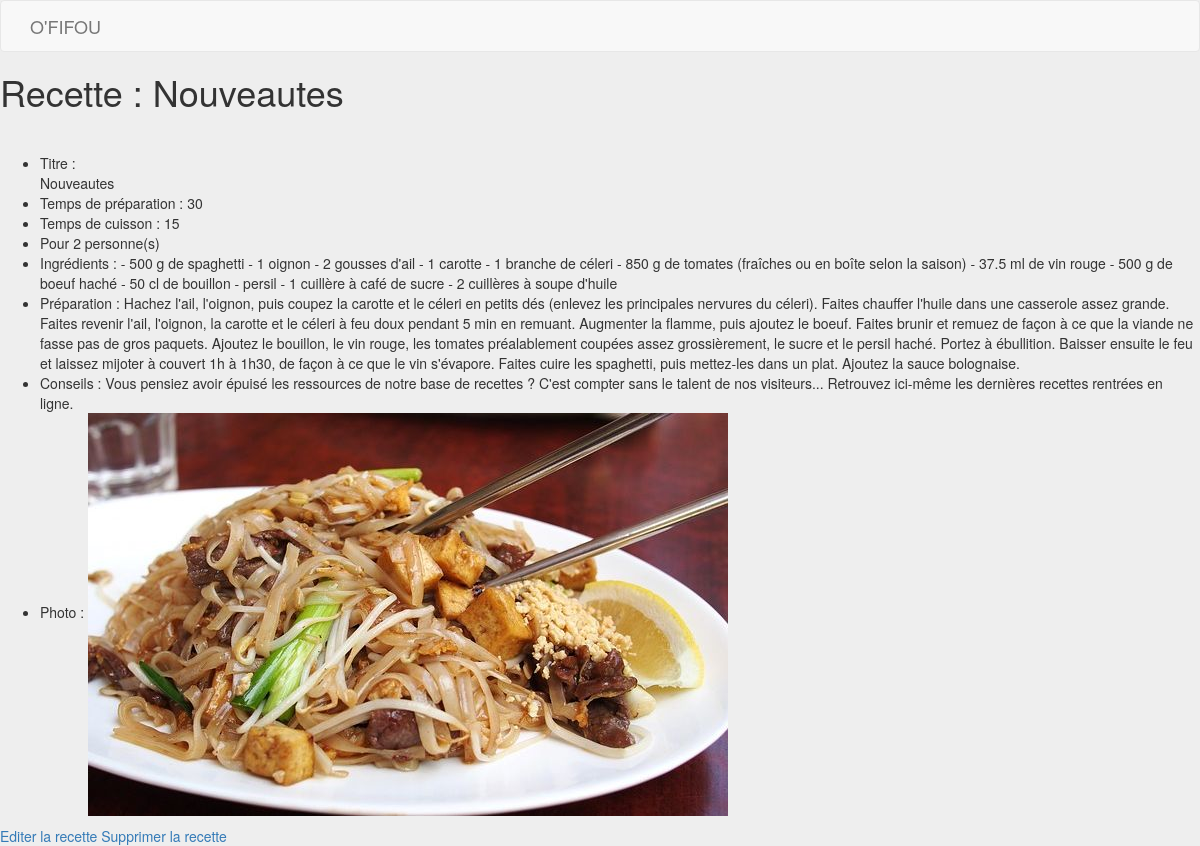
/admin/view_recipe.php?id=11, run on the app's committed database.
### tables this page shows
CREATE TABLE `recipes` (
  `id` int(11) NOT NULL,
  `id_user` int(11) NOT NULL,
  `recipe_author` varchar(255) NOT NULL,
  `recipe_title` varchar(255) NOT NULL,
  `recipe_time` int(11) NOT NULL,
  `cook_time` int(11) NOT NULL,
  `people` varchar(255) NOT NULL,
  `ingredients` text NOT NULL,
  `preparation` text NOT NULL,
  `advice` text NOT NULL,
  `photo` varchar(255) NOT NULL,
  `date_publish` datetime NOT NULL
);

### admin/view_recipe.php (the view, shortened to what this page needs)
<?php
require_once 'inc/connect.php';
if(isset($_GET['id']) && is_numeric($_GET['id'])) {
	$select = $bdd->prepare('SELECT * FROM recipes WHERE id = :idRecipe');
	$select->bindValue(':idRecipe', $_GET['id'], PDO::PARAM_INT);
	if($select->execute()) {
		$recipes = $select->fetchAll(PDO::FETCH_ASSOC);
	}
}
?>
<!DOCTYPE html>
<html>
<head>
	<link href="https://maxcdn.bootstrapcdn.com/bootstrap/3.3.7/css/bootstrap.min.css" rel="stylesheet">
    <link href="https://maxcdn.bootstrapcdn.com/font-awesome/4.7.0/css/font-awesome.min.css" rel="stylesheet">
    <link rel="stylesheet" href="style/main.css">
</head>
<body>
	<?php include_once 'inc/navbar.php' ?>
    <?php foreach($recipes as $recipe): ?>
	<h1>Recette : <?=$recipe['recipe_title'];?></h1>
	<hr>
	<div>
		<ul>
                <li>Titre : </li><?=$recipe['recipe_title'];?>
                <li>Temps de préparation : <?=$recipe['recipe_time']?></li>
                <li>Temps de cuisson : <?=$recipe['cook_time']?></li>
                <li>Pour <?=$recipe['people'];?> personne(s)</li>
                <li>Ingrédients : <?=$recipe['ingredients'];?></li>
                <li>Préparation : <?=$recipe['preparation'];?></li>
                <li>Conseils : <?=$recipe['advice'];?></li>
                <li>Photo : <img src="<?=$recipe['photo'];?>"></li>
		</ul>
	</div>
	<div>
		<a href="edit_recipe.php?id=<?=$recipe['id'];?>">Editer la recette</a>
		<a href="delete_recipe.php?id=<?=$recipe['id'];?>">Supprimer la recette</a>
	</div>
    <?php endforeach; ?>
</body>
</html>

### admin/style/main.css (style rules this page uses)
body { background-color: #EEE; }

### data on the page
recipes: recipe_title "Nouveautes", recipe_time "30", cook_time "15", people "2", ingredients "- 500 g de spaghetti - 1 oignon - 2 gousses d'ail - 1 carotte - 1 branche de céleri - 850 g de tomates (fraîches ou en boîte selon la saison) - 37.5 ml de vin rouge - 500 g de boeuf haché - 50 cl de bouillon - persil - 1 cuillère à café de sucre - 2 cuillères à soupe d'huile", preparation "Hachez l'ail, l'oignon, puis coupez la carotte et le céleri en petits dés (enlevez les principales nervures du céleri). Faites chauffer l'huile dans une casserole assez grande. Faites revenir l'ail, l'oignon, la carotte et le céleri à feu doux pendant 5 min en remuant. Augmenter la flamme, puis ajoutez le boeuf. Faites brunir et remuez de façon à ce que la viande ne fasse pas de gros paquets. Ajoutez le bouillon, le vin rouge, les tomates préalablement coupées assez grossièrement, le sucre et le persil haché. Portez à ébullition. Baisser ensuite le feu et laissez mijoter à couvert 1h à 1h30, de façon à ce que le vin s'évapore. Faites cuire les spaghetti, puis mettez-les dans un plat.…", advice "Vous pensiez avoir épuisé les ressources de notre base de recettes ? C'est compter sans le talent de nos visiteurs... Retrouvez ici-même les dernières recettes rentrées en ligne.", photo (picture)
